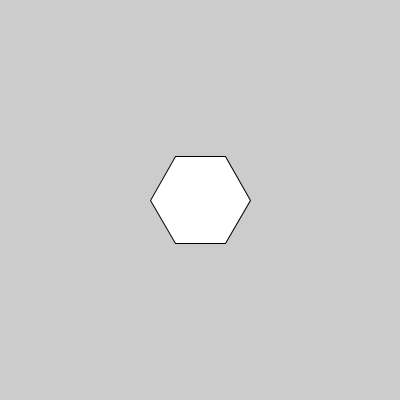
Frame 1 (no input)
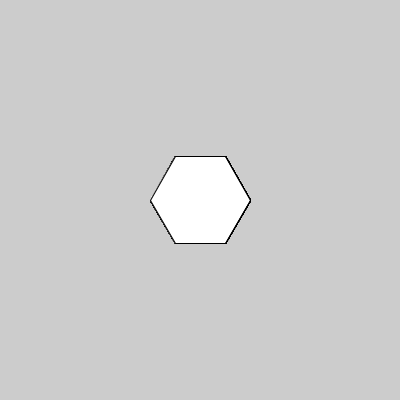
Frame 60 (the mouse pressed at the canvas centre just before this capture)
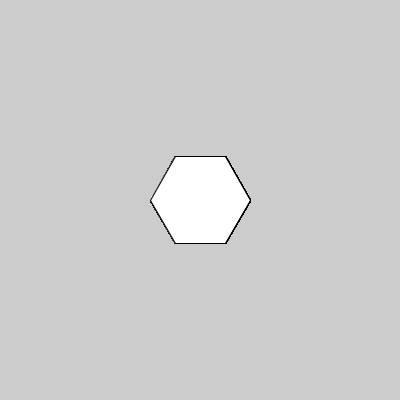
Frame 120 (the mouse held since frame 60 and released just before this capture)

The Processing sketch that drew these frames (run headless with seeded random() and noise(); from frame 60 on, the mouse is pressed at the canvas centre):

// Processing sketch: CreateHex
// ── CreateHex.pde
PShape hex;
void setup() {
  size(400,400);
  fill(255);
}
void createHex(int x, int y, int length) {
  hex = createShape();
  hex.beginShape();
  hex.vertex(x-length/2,y-length*0.8660254);
  hex.vertex(x+length/2,y-length*0.8660254);
  hex.vertex(x+length,y);
  hex.vertex(x+length/2,y+length*0.8660254);
  hex.vertex(x-length/2,y+length*0.8660254);
  hex.vertex(x-length,y);
  hex.endShape(CLOSE);
  shape(hex,x,y);
}
void draw() {
  createHex(100,100,50);
}
